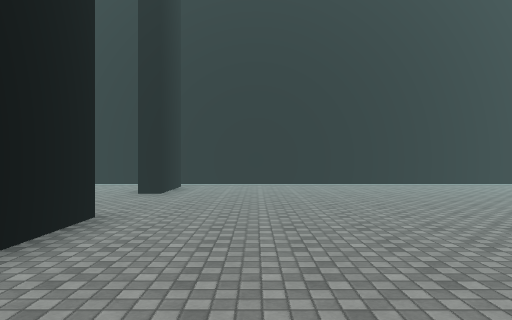
View 1 (above)

20 first-person views from a walk through a 3-D level made in the Unity game engine. The camera is 1.5 m above the floor, looks level and sees 75° across. The floor is counted in squares, 2 m on a side. Each view is taken from the middle of a square. On the plan, view 1 faces up. The plan holds only what a view shows up to about 11 squares ahead; the rest is blank. The place goes on beyond the plan. The player character is not drawn. Surface patterns are stand-ins for the level's own textures.

View 2
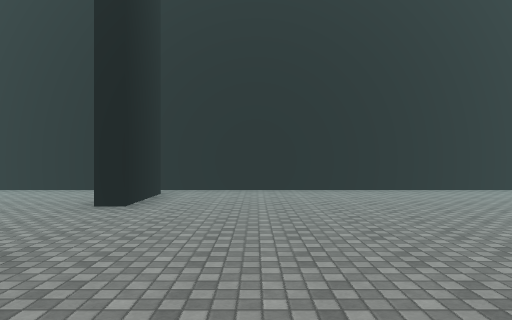

View 3
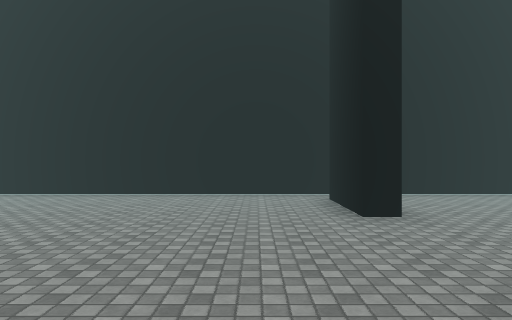

View 4
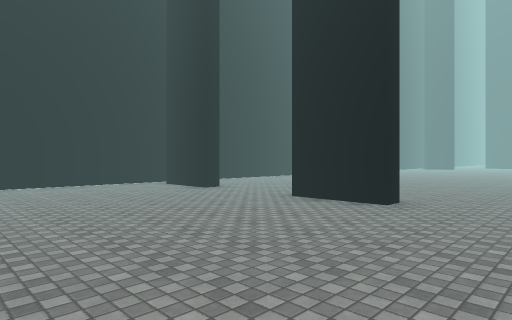

View 5
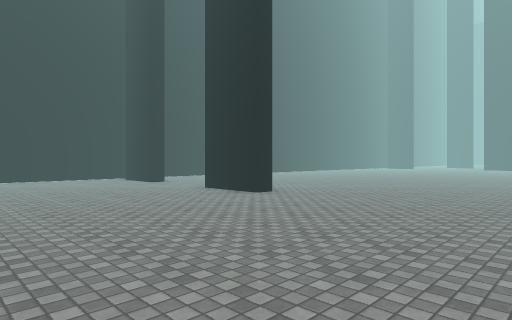

View 6
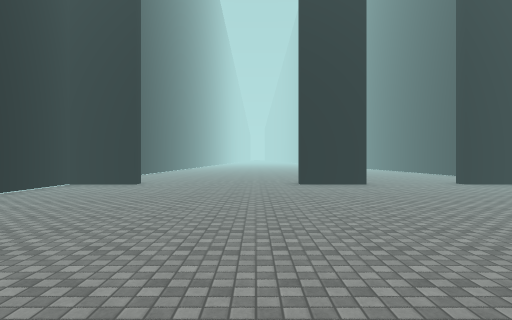

View 7
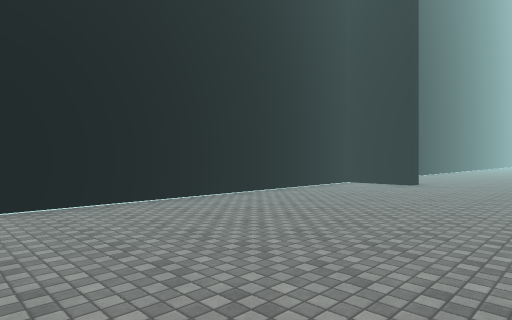

View 8
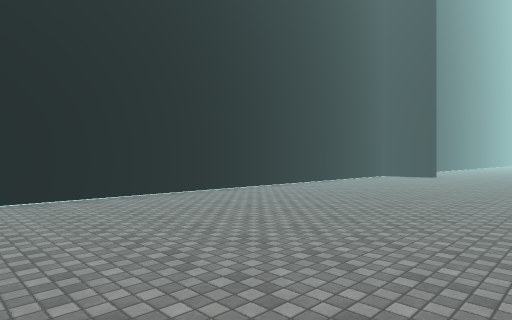

View 9
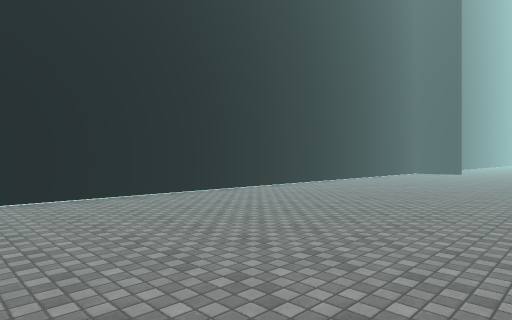

View 10
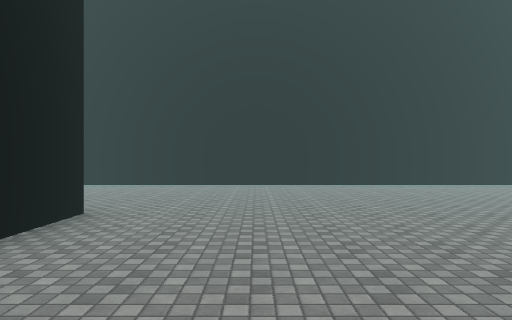

View 11
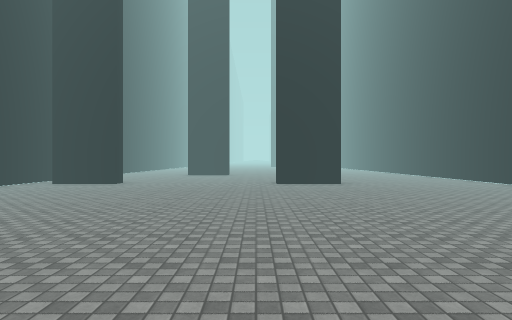

View 12
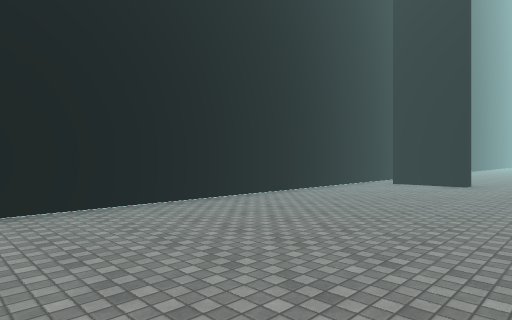

View 13
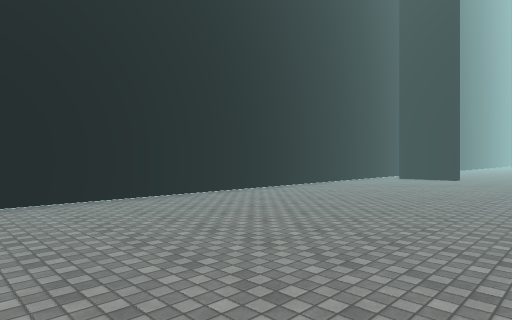

View 14
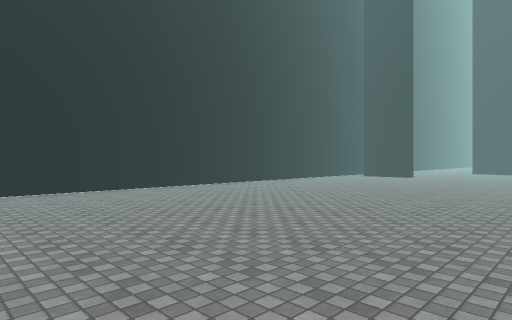

View 15
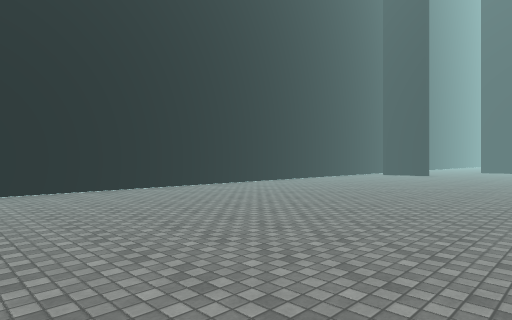

View 16
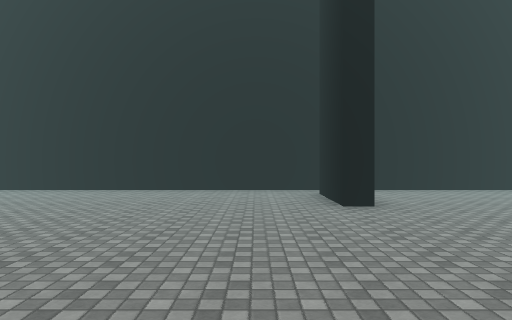

View 17
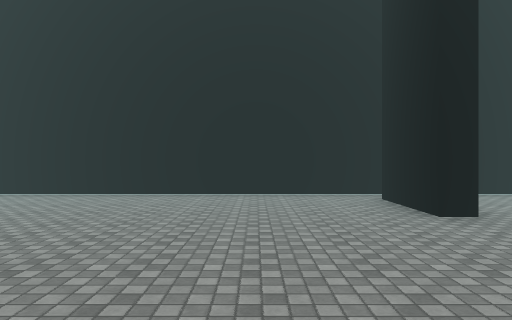

View 18
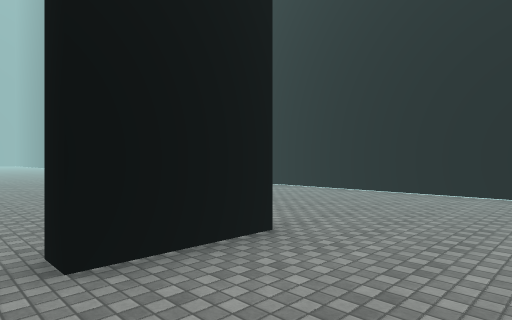

View 19
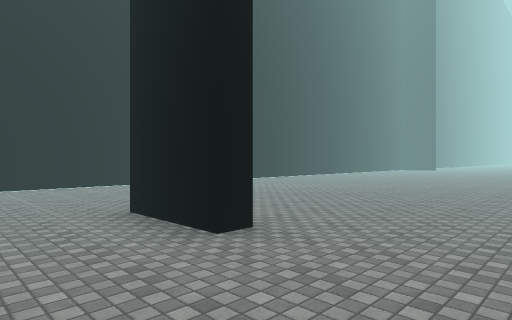

View 20
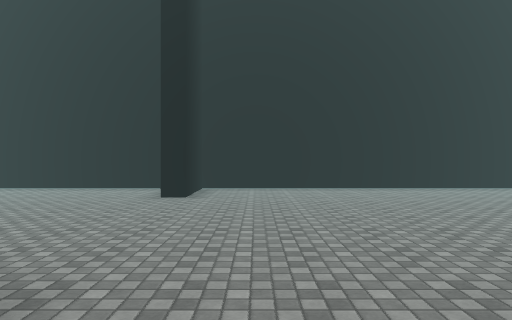

### Floor plan
Points are (right, up) in squares from view 1. A wall is a line through its corners. A room is listed if a view was taken in it or the views show most of it. See-through windows are left out.
Room 1 (views 1, 2, 3, 4, 5, 6, 7, 8, 9, 10, 11, 12, 13, 14, 15, 16, 17, 18, 19, 20)
walls: (-2.1, 4.4) (-2.1, 2.3) (-2.6, 2.3) (-2.6, 4.4); (-2.1, 9.4) (-2.1, 7.3) (-2.6, 7.3) (-2.6, 9.4); (-2.4, -4.7) (23.5, -4.7); (20.4, 0.2) (20.4, 2.4) (20.9, 2.4) (20.9, 0.2); (21, 7.3) (20.4, 7.3) (20.4, 9.4); (21.5, 10.3) (-8.5, 10.3); (-8.5, -4.7) (-2.6, -4.7) (-2.6, -2.6) (-2.1, -2.6) (-2.1, -4.6)
ways out: opening at (21, 10) to room 2; opening at (22.5, 8.5) to room 2
Room 2 (no view inside)
walls: (23.5, 10.3) (21.5, 10.3)
ways out: opening at (21, 10) to room 1; opening at (22.5, 8.5) to room 1

Where each view was taken, in squares from view 1:
view 1: 0 up, 0 right, facing up
view 2: 2 up, 0 right, facing up
view 3: 3 up, 4 left, facing up
view 4: 0 up, 8 left, facing up-right
view 5: 3 down, 8 left, facing up-right
view 6: 1 up, 8 right, facing left
view 7: 1 up, 8 right, facing down-left
view 8: 2 up, 13 right, facing down-left
view 9: 2 up, 17 right, facing down-left
view 10: 5 up, 18 right, facing down
view 11: 3 up, 10 right, facing right
view 12: 5 up, 10 right, facing up-right
view 13: 4 up, 7 right, facing up-right
view 14: 2 up, 6 right, facing up-right
view 15: 2 up, 4 right, facing up-right
view 16: 2 up, 19 right, facing up
view 17: 3 up, 18 right, facing up
view 18: 3 up, 18 right, facing down-right
view 19: 5 up, 23 right, facing down-left
view 20: 4 up, 4 left, facing down
